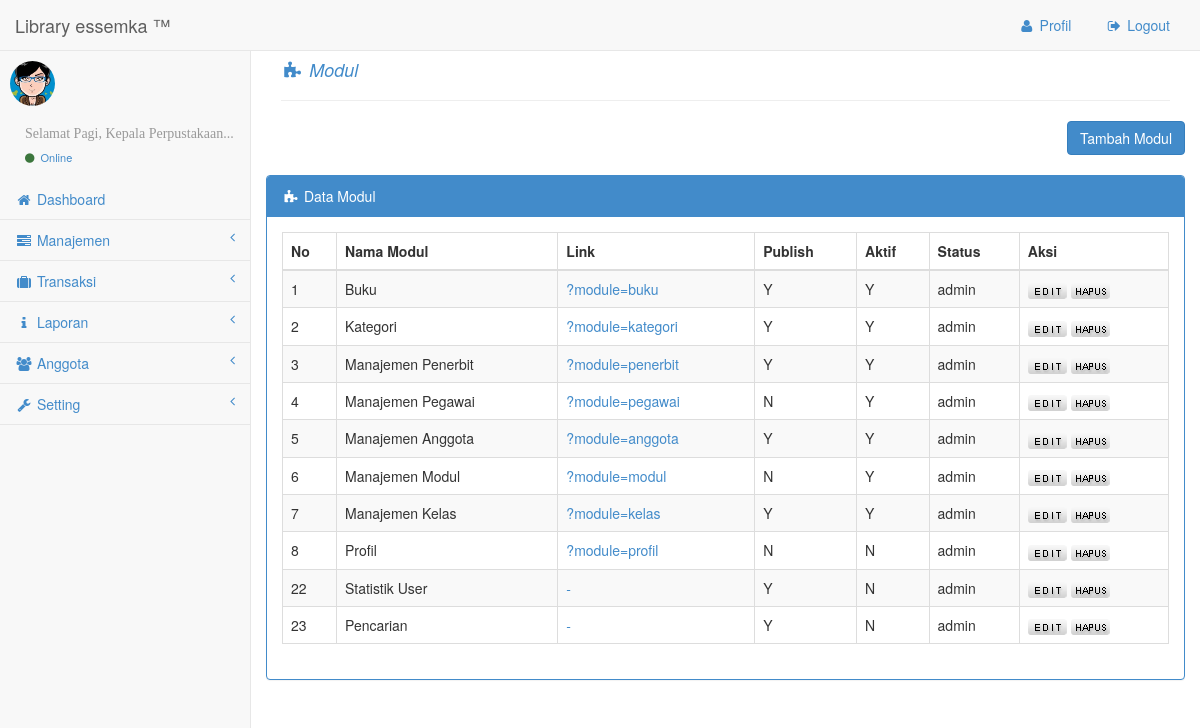
Screenshot of /administrator/media.php?module=modul (signed in) with the database file from the repository.
### tables this page shows
CREATE TABLE IF NOT EXISTS `modul` (
  `id_modul` int(5) NOT NULL AUTO_INCREMENT,
  `nama_modul` varchar(50) NOT NULL,
  `link` varchar(100) NOT NULL,
  `static_content` text NOT NULL,
  `gambar` varchar(100) NOT NULL,
  `publish` enum('Y','N') NOT NULL DEFAULT 'Y',
  `status` enum('user','admin') NOT NULL,
  `aktif` enum('Y','N') NOT NULL DEFAULT 'Y',
  `urutan` int(5) NOT NULL,
  `link_seo` varchar(50) NOT NULL,
  PRIMARY KEY (`id_modul`)
);

### administrator/modul/mod_modul/modul.php (the view, shortened to what this page needs)
<?php
  if ($_SESSION[leveluser]=='user'){
  echo " <div class='panel panel-default'>
      <div class='panel-heading'>
      <i class='fa fa-warning fa-fw'></i> Peringatan
      </div>
      <div class='panel-body'>
      <ul class='timeline'>
      <li class='timeline-inverted'>
      <div class='timeline-badge'><i class='fa fa-warning'></i>
      </div>
      <div class='timeline-panel'>
      <div class='timeline-heading'>
      <h4 class='timeline-title'>Informasi</h4>
      </div>
      <div class='timeline-body'>
     <p>Anda tidak berhak mengakses halaman ini !</p><hr>
     <tr>
      <td><a href='?module=home'><button type=button role='button' class='btn btn-primary btn-xs'>Halaman Utama</button></a>
      </td>
      <td><button type=button role='button' class='btn btn-primary btn-xs' onclick=self.history.back()>Halaman Sebelumnya</button>
      </td>
      </tr>
      </div>
      </div>
      </li></div></li></ul></div>";
}
else{
$aksi="modul/mod_modul/aksi_modul.php";
switch($_GET[act]){
  default:
 echo "<div class='row'>
 <div class='col-lg-12'>
 <h4><p class='text-primary'><em><i class='fa fa-puzzle-piece fa-fw'></i> Modul</em></p></h4><hr>
 </div><br />
 <div class='row'>
 <div class='col-lg-12'>
  <div align='right'> <button type='button' class='btn  btn-primary' onclick=\"window.location.href='?module=modul&act=tambahmodul';\">Tambah Modul</button></div><br />
 <div class='panel panel-primary'>
 <div class='panel-heading'>
 <i class='fa fa-puzzle-piece fa-fw'></i> Data Modul
 </div>
 <div class='panel-body'>
 <div class='table-responsive'>
 <table class='table table-striped table-bordered table-hover' id='dataTables-example'>
 <thead>
 <tr>
 <th>No</th>
 <th>Nama Modul</th>
 <th>Link</th>
 <th>Publish</th>
 <th>Aktif</th>
 <th>Status</th>
 <th>Aksi</th>
 </tr>
 </thead>
 <tbody>";
    $tampil=mysql_query("SELECT * FROM modul ORDER BY urutan");
    while ($hasil=mysql_fetch_array($tampil)){
      echo "
			<tr><td>$hasil[urutan]</td>
            <td>$hasil[nama_modul]</td>
            <td><a href=$hasil[link]>$hasil[link]</a></td>
            <td>$hasil[publish]</td>
            <td>$hasil[aktif]</td>
            <td>$hasil[status]</td>
            <td><a href=?module=modul&act=editmodul&id=$hasil[id_modul]><img src='img/edit.png' border='0' title='edit' /></a>
	              <a href=$aksi?module=modul&act=hapus&id=$hasil[id_modul]><img src='img/del.png' border='0' title='hapus' /></a>
            </td></tr>";
    }
    echo "</tbody></table></div>";
    break;
}
}
?>

### administrator/css/sb-admin.css (style rules this page uses)
body { padding-top: 100px; background-color: #f8f8f8; }
@media (min-width:768px) { body { padding-top: 50px; } }

### rows the page displays
modul: urutan "1", nama_modul "Buku", link "?module=buku", publish "Y", aktif "Y", status "admin"
modul: urutan "2", nama_modul "Kategori", link "?module=kategori", publish "Y", aktif "Y", status "admin"
modul: urutan "3", nama_modul "Manajemen Penerbit", link "?module=penerbit", publish "Y", aktif "Y", status "admin"
modul: urutan "4", nama_modul "Manajemen Pegawai", link "?module=pegawai", publish "N", aktif "Y", status "admin"
modul: urutan "5", nama_modul "Manajemen Anggota", link "?module=anggota", publish "Y", aktif "Y", status "admin"
modul: urutan "6", nama_modul "Manajemen Modul", link "?module=modul", publish "N", aktif "Y", status "admin"
modul: urutan "7", nama_modul "Manajemen Kelas", link "?module=kelas", publish "Y", aktif "Y", status "admin"
modul: urutan "8", nama_modul "Profil", link "?module=profil", publish "N", aktif "N", status "admin"
modul: urutan "22", nama_modul "Statistik User", link "-", publish "Y", aktif "N", status "admin"
modul: urutan "23", nama_modul "Pencarian", link "-", publish "Y", aktif "N", status "admin"
